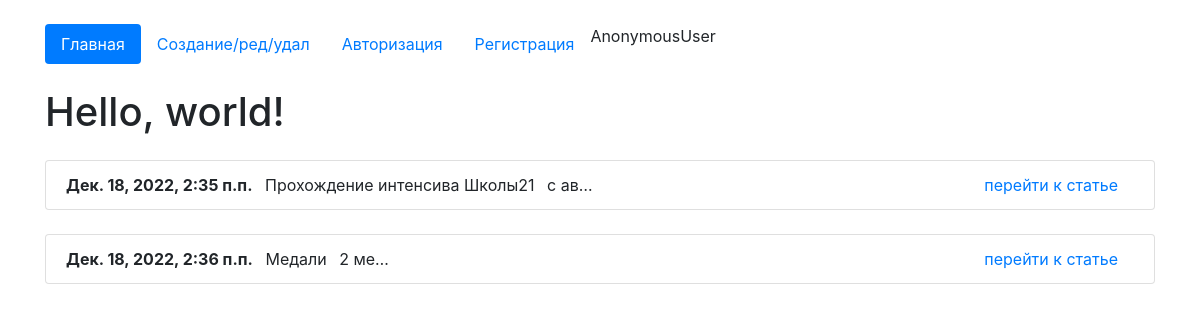
The page / on the database its author committed.
### core/models.py (models this page shows, shortened)
class Articles(models.Model):
    author = models.ForeignKey(User, on_delete = models.CASCADE, verbose_name='Владелец достижения', blank = True, null = True )
    create_date = models.DateTimeField(auto_now=True)
    name = models.CharField(max_length=200, verbose_name='Название')
    text = models.TextField(verbose_name='Текст')
    class Meta:
        verbose_name='Статью'
        verbose_name_plural='Статьи'

### core/views.py (the view)
# urls.py: path('', views.HomeListView.as_view(), name='home'),
class HomeListView(ListView):
    model = Articles
    template_name = 'index.html'
    context_object_name = 'list_articles'

### core/templates/index.html (shortened to what this page needs)
<!doctype html>
<html lang="en">
  <head>
    <link rel="stylesheet" href="https://stackpath.bootstrapcdn.com/bootstrap/4.4.1/css/bootstrap.min.css">
  </head>
  <body>
      <div class="container mt-4">
          <ul class="nav nav-pills">
  <li class="nav-item">
      {% url 'home' as url_home %}
    <a class="nav-link {% if url_home == request.path %}active{% endif %}" href="{{url_home}}">Главная</a>
  </li>
  <li class="nav-item">
      {% url 'edit_page' as url_edit_page %}
    <a class="nav-link {% if url_edit_page == request.path %}active{% endif %}" href="{{url_edit_page}}">Создание/ред/удал</a>
  </li>
  {% if request.user.is_authenticated %}
      <li class="nav-item">
        {% url 'logout_page' as url_logout_page %}
    <a class="nav-link btn-danger ml-5" href="{{url_logout_page}}">Выйти</a>
  </li>
  {% else %}
    <li class="nav-item">
        {% url 'login_page' as url_login_page %}
    <a class="nav-link {% if url_login_page == request.path %}active{% endif %}" href="{{url_login_page}}">Авторизация</a>
  </li>
    <li class="nav-item">
        {% url 'register_page' as url_register_page %}
    <a class="nav-link {% if url_register_page == request.path %}active{% endif %}" href="{{url_register_page}}">Регистрация</a>
  </li>
  {% endif %}
{{request.user}}
</ul>
    {% block content %}
    <h1 class="mt-4">Hello, world!</h1>
{% for i in list_articles %}
                <ul class="list-group mt-4">
                <li class="list-group-item">
                    <b>{{i.create_date}}</b>
                <span class="m-2">{{i.name}}</span>
                <span>{{i.text|truncatechars:"5"}}</span>
                <span class="float-right mr-3"><a href="/detail/{{i.id}}">перейти к статье</a></span>
                </li>
                </ul>
{% endfor %}
{% endblock %}
</div>
  </body>
</html>

### rows shown on the page
Articles: create_date "Дек. 18, 2022, 2:35 п.п.", name "Прохождение интенсива Школы21", text "с ав…"
Articles: create_date "Дек. 18, 2022, 2:36 п.п.", name "Медали", text "2 ме…"

### other values the page prints
{{ request.user }} "AnonymousUser"
